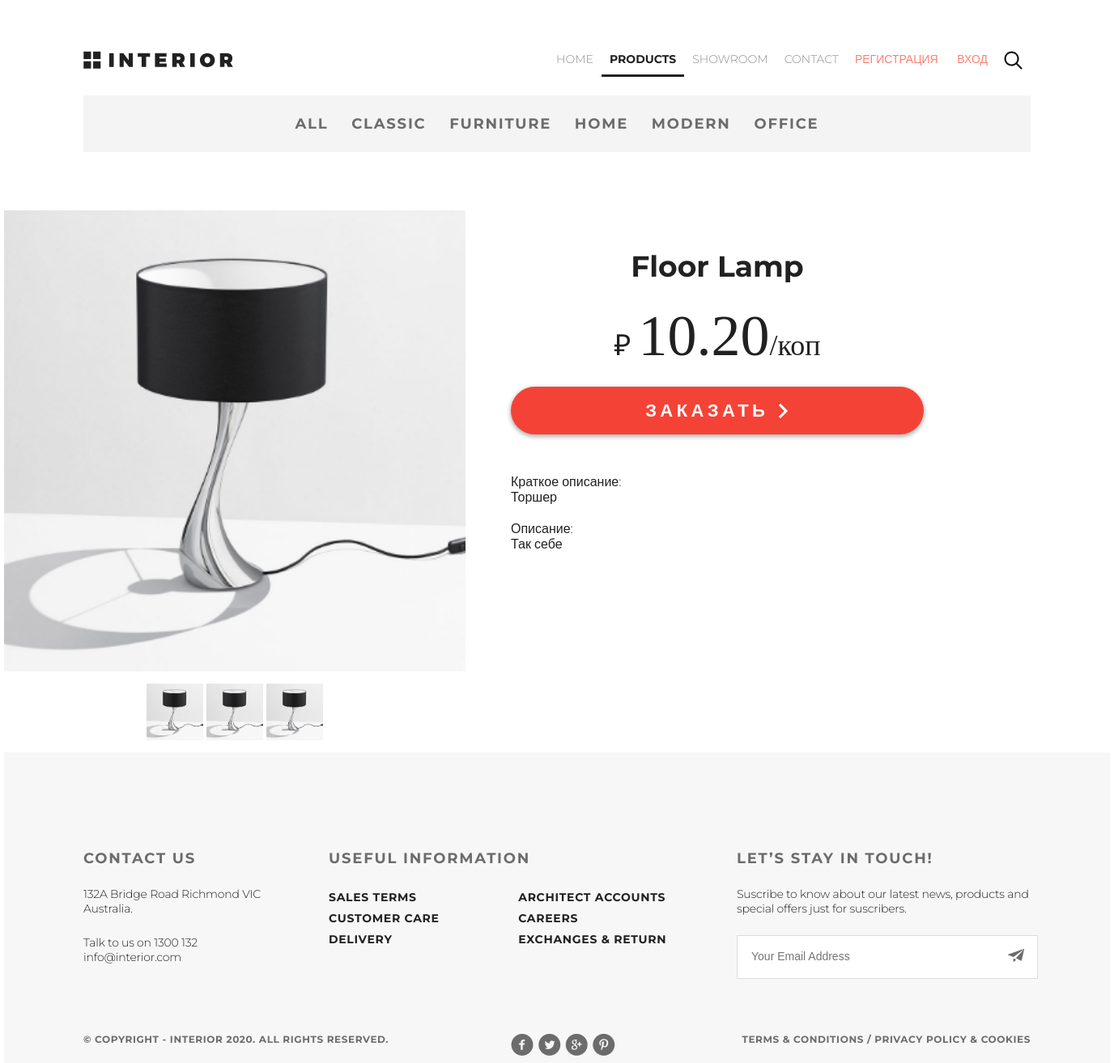
Screenshot of /product/43/ with the database file from the repository.
### mainapp/models.py (models this page shows, shortened)
class ProductCategory(models.Model):
    name = models.CharField(verbose_name='имя категории', max_length=128)
    description = models.TextField(verbose_name='описание категории', blank=True)
    is_active = models.BooleanField(verbose_name='активность', default=True)
    modified_date = models.DateTimeField(
        verbose_name='дата изменения', auto_now=True)
    class Meta:
        verbose_name = 'Категория продукта'
        verbose_name_plural = 'Категории продуктов'
        ordering = ['-is_active', 'name']

class Product(models.Model):
    category = models.ForeignKey(ProductCategory,
                                 on_delete=models.CASCADE,
                                 verbose_name='категория продукта')
    name = models.CharField('имя продукта', max_length=128)
    image = models.ImageField(upload_to='products_images', blank=True)
    short_desc = models.CharField('краткое описание продукта', max_length=64, blank=True)
    description = models.TextField('описание продукта', blank=True)
    price = models.DecimalField('цена продукта', max_digits=8, decimal_places=2, default=0)
    quantity = models.PositiveIntegerField('количество на складе', default=0)
    is_active = models.BooleanField(verbose_name='активность', default=True)
    modified_date = models.DateTimeField(
        verbose_name='дата изменения', auto_now=True)
    class Meta:
        verbose_name = 'продукт'
        verbose_name_plural = 'продукты'
        ordering = ['-is_active', 'category', 'name']

### mainapp/views.py (the view)
# urls.py: path('product/<int:pk>/', mainapp.product_page, name='product_page'),
def product_page(request, pk):
    context = {
        'page_title': 'продукт',
        'links_menu': LINKS_MENU,
        'categories': get_categories(),
        'product': get_object_or_404(Product, pk=pk),
    }
    return render(request, 'mainapp/product_page.html', context)

### mainapp/templatetags/my_tags.py (called while the page is built)
def media_folder_products(string):
    if not string:
        string = 'products_images/default.jpg'
    return f'{settings.MEDIA_URL}{string}'

### mainapp/views.py (called while the page is built)
def get_categories():
    return ProductCategory.objects.filter(is_active=True)

### mainapp/templates/mainapp/product_page.html (shortened to what this page needs)
{% extends 'mainapp/base.html' %}
{% load static %}
{% load my_tags %}
{% block container %}
    <section class="padding-site clearfix">
        {% include 'mainapp/includes/inc__main_menu.html' %}
        {% include 'mainapp/includes/inc__product_menu.html' %}
    </section>
    <section class="product-dealis margin_bottom_0">
        <div class="product-dealis-container">
            <div class="product-dealis-container-img">
                <img src="{{ product.image|media_folder_products }}" alt="{{ product.name }}">
            </div>
            <div class="product-dealis-container-img-menu">
                <img src="{{ product.image|media_folder_products }}" alt="{{ product.name }}">
                <img src="{{ product.image|media_folder_products }}" alt="{{ product.name }}">
                <img src="{{ product.image|media_folder_products }}" alt="{{ product.name }}">
            </div>
        </div>
        <div class="product-dealis-container">
            <h3>{{ product.name|title }}</h3>
            <p>&#8381; <span>{{ product.price }}</span>/коп</p>
            <a href="{% url 'basket:add' product.pk %}" class="button button_width__red">
                Заказать <img
                        src="{% static 'img/arrow-white.svg' %}" alt="arrow"></a>
            <div class="product-dealis-text">
                <p>Краткое описание: <br>
                    {{ product.short_desc|capfirst }}</p>
                <p>Описание: <br>
                    {{ product.description|capfirst }}</p>
            </div>
        </div>
    </section>
{% endblock %}

### mainapp/templates/mainapp/includes/inc__product_menu.html (shortened to what this page needs)
<div class="dealis-links-container clearfix">
    <ul class="dealis-links">
        <li class="dealis-links-li">
            <a href="{% url 'main:catalog' pk=0 %}" class="dealis-links-a
">
                all
            </a>
        </li>
        {% for category in categories %}
            <li class="dealis-links-li">
                <a href="{% url 'main:catalog' pk=category.pk %}" class="dealis-links-a
">
                    {{ category.name }}
                </a>
            </li>
        {% endfor %}
    </ul>
</div>

### static/css/style.css (style rules this page uses)
* { margin: 0; padding: 0; }
html { height: 100%; }
body { height: 100%; font-family: "Montserrat", sans-serif; }
.clearfix:after { content: ""; display: table; clear: both; }
.padding-site { padding-left: 98px; padding-right: 98px; }
.button { color: #212121; font-size: 18px; font-weight: 700; text-transform: uppercase; box-shadow: 0 2px 5px 1px rgba(33, 33, 33, 0.35); border-radius: 23px; background-color: #ffffff; width: 212px; height: 45px; line-height: 45px; text-align: center; display: inline-block; text-decoration: none; letter-spacing: 3.6px; transition: 0.2s; }
.dealis-links-container { background-color: #f4f4f4; padding: 24px 0; margin: 29px 0 72px 0; }
.dealis-links { width: 647px; display: flex; justify-content: space-between; margin: 0 auto; }
.dealis-links .dealis-links-li { list-style: none; display: inline-block; }
.dealis-links .dealis-links-li .dealis-links-a { text-decoration: none; color: #6c6c6c; font-size: 18px; text-transform: uppercase; letter-spacing: 1.8px; font-weight: 700; }
.product-dealis { display: flex; margin-bottom: 60px; }
.product-dealis-container { display: inline-block; margin-bottom: 11px; }
.product-dealis-container-img img { height: 570px; width: 570px; }
.product-dealis-container-img-menu { text-align: center; margin-top: 11px; }
.product-dealis-container-img-menu img { height: 70px; width: 70px; }
.product-dealis-container:nth-child(2) { display: inline-block; width: 510px; text-align: center; margin-top: 47px; margin-left: 56px; }
.product-dealis-container h3 { color: #212121; font-size: 36px; font-weight: 700; }
.product-dealis-container > p:nth-of-type(2) { color: #212121; font-size: 36px; font-weight: 300; font-family: Gotham-Light; }
.product-dealis-container > p:nth-of-type(2) span { font-size: 72px; text-transform: uppercase; }
.product-dealis-container .button_width__red { width: 100%; background-color: #f44336; color: #ffffff; font-size: 22px; font-weight: 700; text-transform: uppercase; letter-spacing: 4.4px; padding: 7px 0; border-radius: 35px; margin-top: 21px; margin-bottom: 49px; }
.product-dealis-container .button_width__red img { width: 15px; height: 14px; transform: scale(1.3); }
.product-dealis-text { text-align: left; color: #212121; font-size: 16px; font-weight: 300; }
.product-dealis-text p { margin-bottom: 20px; }
.margin_bottom_0 { margin-bottom: 0; }

### rows the page displays
ProductCategory: name "CLASSIC"
ProductCategory: name "FURNITURE"
ProductCategory: name "HOME"
ProductCategory: name "MODERN"
ProductCategory: name "OFFICE"
Product: image|media_folder_products (picture), name "Floor Lamp", price "10.20", short_desc "Торшер", description "Так себе"

### other values shown
{{ link.name|upper }} "HOME" "PRODUCTS" "SHOWROOM" "CONTACT"
